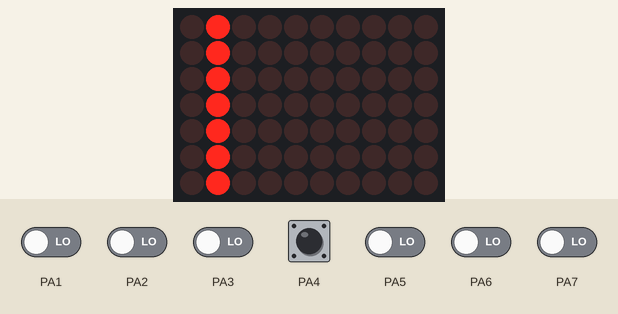
A program run on a simulated ATmega16, built with avr-gcc and emulated at 8 MHz. Parts: 10×7 LED matrix. Wiring (inferred from the names in the program): LED matrix (orientation assumed): rows PB7, PB6, PB5, PB4, PB3, PB2, PB1; columns PA0, PB0, PC2, PC3, PC4, PC5, PC6, PC7, PD6, PD7. The inputs (shaded band) are chosen by the test bench; at power-on: PA4 HIGH, PA1–3, PA5–7 LOW. The board resets itself during the run and starts again.

Above: at 0.19 s.

The program:

main.cpp
```cpp
/*
 * Matrix_8x8.cpp
 *
 * Created: 7/27/2017 9:49:56 PM
 * Author : Anh Khoa
 */

#include "main.h"


int main(void)
{
	long i = 0;
	//Matrix8x8 matrix1;
	Matrix_Text matrix;
	//int i = 0;
	//DDRB = 0xff;
	//PORTB = 0x00;
	//DDRC = 0xff;
    /* Replace with your application code */
	//matrix.A();
	//matrix.B();
    while (1)
    {
		matrix.B();
		//_delay_ms(100);
		//if (i < 0xFFFF)
		//matrix.A();
		//if (i > 0xFFFF)
		//{
			//matrix.B();
		//}
		//i++;
		//if (i == 0xFFFFFFF) i = 0;
		/*for (int i = 1; i<= 8; i++)
		{
			matrix1.On(i,i);
			_delay_ms(1);
			matrix1.Off(i,i);
		}*/
    }
}
```

Matrix8x8.cpp
```cpp
/*
* Matrix8x8.cpp
*
* Created: 7/27/2017 9:51:18 PM
* Author: Anh Khoa
*/


#include "Matrix8x8.h"
#include <avr/io.h>

// default constructor
Matrix8x8::Matrix8x8()
{
	DDRD |= 0b11000000;
	DDRC |= 0b11111100;
	DDRB |= 0xFF;

	PORTB = 0xff;
	PORTD &= ~(0b11000000);
	PORTC &= ~(0b11111100);
} //Matrix8x8

// default destructor
Matrix8x8::~Matrix8x8()
{

} //~Matrix8x8

void Matrix8x8::On(int x, int y)
{
	switch (x)
	{
		case 1:
		PORTB &= ~(1 << Row1);
		break;
		case 2:
		PORTB &= ~(1 << Row2);
		break;
		case 3:
		PORTB &= ~(1 << Row3);
		break;
		case 4:
		PORTB &= ~(1 << Row4);
		break;
		case 5:
		PORTB &= ~(1 << Row5);
		break;
		case 6:
		PORTB &= ~(1 << Row6);
		break;
		case 7:
		PORTB &= ~(1 << Row7);
		break;
		case 8:
		PORTB &= ~(1 << Row8);
		break;
		default:
		break;
	}
	switch (y)
	{
		case 1:
		PORTD |= (1 << Col1);
		break;
		case 2:
		PORTD |= (1 << Col2);
		break;
		case 3:
		PORTC |= (1 << Col3);
		break;
		case 4:
		PORTC |= (1 << Col4);
		break;
		case 5:
		PORTC |= (1 << Col5);
		break;
		case 6:
		PORTC |= (1 << Col6);
		break;
		case 7:
		PORTC |= (1 << Col7);
		break;
		case 8:
		PORTC |= (1 << Col8);
		break;
		default:
		break;
	}
}

void Matrix8x8::Off(int x, int y)
{
	switch (x)
	{
		case 1:
		PORTB |= (1 << Row1);
		break;
		case 2:
		PORTB |= (1 << Row2);
		break;
		case 3:
		PORTB |= (1 << Row3);
		break;
		case 4:
		PORTB |= (1 << Row4);
		break;
		case 5:
		PORTB |= (1 << Row5);
		break;
		case 6:
		PORTB |= (1 << Row6);
		break;
		case 7:
		PORTB |= (1 << Row7);
		break;
		case 8:
		PORTB |= (1 << Row8);
		break;
		default:
		break;
	}
	switch (y)
	{
		case 1:
		PORTD &= ~(1 << Col1);
		break;
		case 2:
		PORTD &= ~(1 << Col2);
		break;
		case 3:
		PORTC &= ~(1 << Col3);
		break;
		case 4:
		PORTC &= ~(1 << Col4);
		break;
		case 5:
		PORTC &= ~(1 << Col5);
		break;
		case 6:
		PORTC &= ~(1 << Col6);
		break;
		case 7:
		PORTC &= ~(1 << Col7);
		break;
		case 8:
		PORTC &= ~(1 << Col8);
		break;
		default:
		break;
	}
}

void Matrix8x8::OffAll()
{
	PORTB = 0xff;
	PORTA = 0x00;
}

void Matrix8x8::OnAll()
{
	PORTB = 0x00;
	PORTD = 0b11000000;
	PORTC = 0b11111100;
}
```

Matrix8x8.h
```cpp
/*
* Matrix8x8.h
*
* Created: 7/27/2017 9:51:19 PM
* Author: Anh Khoa
*/


#ifndef __MATRIX8X8_H__
#define __MATRIX8X8_H__

#define Col1 6
#define Col2 7
#define Col3 2
#define Col4 3
#define Col5 4
#define Col6 5
#define Col7 6
#define Col8 7

#define Row1 7
#define Row2 6
#define Row3 5
#define Row4 4
#define Row5 3
#define Row6 2
#define Row7 1
#define Row8 0


class Matrix8x8
{
//variables
public:
protected:
private:

//functions
public:
	Matrix8x8();
	void On(int , int y);
	void Off(int , int y);
	void OnAll();
	void OffAll();
	~Matrix8x8();
protected:
private:
	Matrix8x8( const Matrix8x8 &c );
	Matrix8x8& operator=( const Matrix8x8 &c );

}; //Matrix8x8

#endif //__MATRIX8X8_H__
```

Matrix_Text.h
```cpp
/*
* Matrix_Text.h
*
* Created: 7/28/2017 10:41:33 AM
* Author: Anh Khoa
*/


#ifndef __MATRIX_TEXT_H__
#define __MATRIX_TEXT_H__

#define F_CPU 8000000UL

#include "Matrix8x8.h"
#include <avr/io.h>
#include <util/delay.h>

class Matrix_Text : public Matrix8x8
{
//variables
public:
	char text[8][8];
protected:
private:

//functions
public:
	Matrix_Text();
	Matrix_Text A();
	Matrix_Text B();
	void Run();
	~Matrix_Text();
protected:
private:
	Matrix_Text( const Matrix_Text &c );
	Matrix_Text& operator=( const Matrix_Text &c );

}; //Matrix_Text

#endif //__MATRIX_TEXT_H__
```

main.h
```cpp
/*
 * main.h
 *
 * Created: 7/27/2017 9:50:21 PM
 *  Author: Anh Khoa
 */


#ifndef MAIN_H_
#define MAIN_H_

#define F_CPU 8000000UL

#include <avr/io.h>
#include <util/delay.h>
#include <avr/interrupt.h>
#include "Matrix_Text.h"


#endif /* MAIN_H_ */
```

Source omitted: Matrix_Text.cpp (data table, 1302 bytes)
